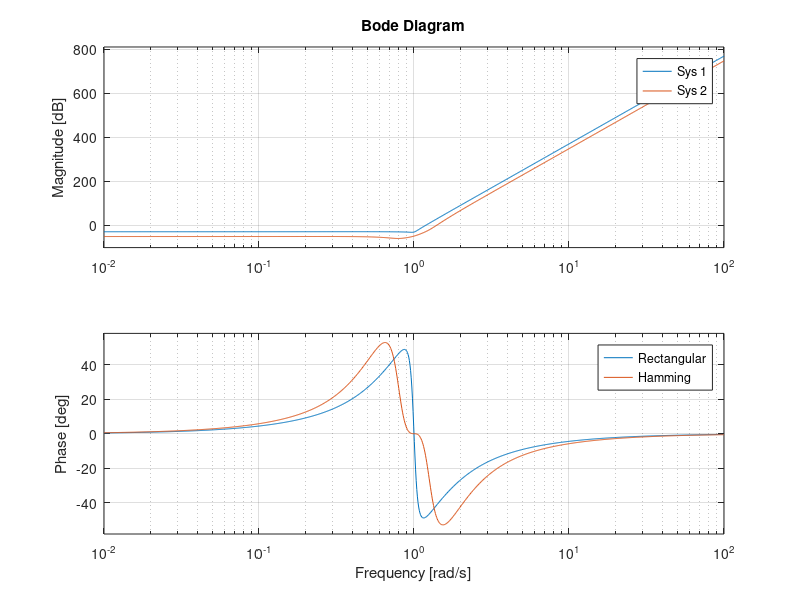

This chart was generated by the following MATLAB code:
alpha = 3;
% Specify the parameters
f_cutoff=0.25;
L=21;

% Design the filters
Rect_filter=fir1(L-1, f_cutoff, "low", rectwin(L));     %Rectangular window
Hamm_filter=fir1(L-1,f_cutoff, "low", hamming(L));      %Hanning Window
freqz(Rect_filter, 1, 1024,"whole");
freqz(Hamm_filter, 1, 1024, "whole");

% Impulse responses of the filters
stem(Rect_filter,'b', "MarkerFaceColor","b");
hold on;
stem(Hamm_filter,'r', "MarkerFaceColor","r");
hold off;
grid on;
xlabel("Time (s)");
ylabel("Amplitude");
title("Impulse response of the filters");
legend("Rectangular", "Hamming");

% Plot the bode plots
bode(tf(Rect_filter, 1),tf(Hamm_filter, 1));
grid on;
legend("Rectangular", "Hamming");